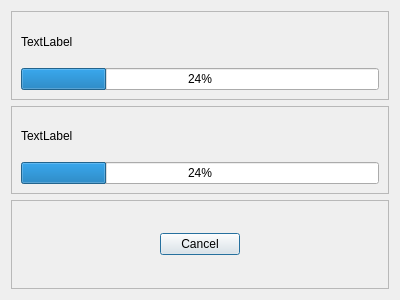
<?xml version="1.0" encoding="UTF-8"?>
<ui version="4.0">
 <class>ExperimentInProgressDialog</class>
 <widget class="QDialog" name="ExperimentInProgressDialog">
  <property name="windowModality">
   <enum>Qt::ApplicationModal</enum>
  </property>
  <property name="geometry">
   <rect>
    <x>0</x>
    <y>0</y>
    <width>400</width>
    <height>300</height>
   </rect>
  </property>
  <property name="windowTitle">
   <string>MLC Manager Properties</string>
  </property>
  <layout class="QVBoxLayout" name="verticalLayout">
   <item>
    <widget class="QFrame" name="frame_3">
     <property name="frameShape">
      <enum>QFrame::StyledPanel</enum>
     </property>
     <property name="frameShadow">
      <enum>QFrame::Raised</enum>
     </property>
     <layout class="QVBoxLayout" name="verticalLayout_3">
      <item>
       <widget class="QLabel" name="gen_label">
        <property name="text">
         <string>TextLabel</string>
        </property>
       </widget>
      </item>
      <item>
       <widget class="QProgressBar" name="gen_progress_bar">
        <property name="value">
         <number>24</number>
        </property>
       </widget>
      </item>
     </layout>
    </widget>
   </item>
   <item>
    <widget class="QFrame" name="frame_2">
     <property name="frameShape">
      <enum>QFrame::StyledPanel</enum>
     </property>
     <property name="frameShadow">
      <enum>QFrame::Raised</enum>
     </property>
     <layout class="QVBoxLayout" name="verticalLayout_2">
      <item>
       <widget class="QLabel" name="indiv_label">
        <property name="text">
         <string>TextLabel</string>
        </property>
       </widget>
      </item>
      <item>
       <widget class="QProgressBar" name="indiv_progress_bar">
        <property name="value">
         <number>24</number>
        </property>
       </widget>
      </item>
     </layout>
     <zorder>frame</zorder>
     <zorder>indiv_progress_bar</zorder>
     <zorder>indiv_label</zorder>
    </widget>
   </item>
   <item>
    <widget class="QFrame" name="frame">
     <property name="frameShape">
      <enum>QFrame::StyledPanel</enum>
     </property>
     <property name="frameShadow">
      <enum>QFrame::Raised</enum>
     </property>
     <layout class="QHBoxLayout" name="horizontalLayout">
      <item>
       <spacer name="horizontalSpacer">
        <property name="orientation">
         <enum>Qt::Horizontal</enum>
        </property>
        <property name="sizeHint" stdset="0">
         <size>
          <width>40</width>
          <height>20</height>
         </size>
        </property>
       </spacer>
      </item>
      <item>
       <widget class="QPushButton" name="cancel_button">
        <property name="text">
         <string>Cancel</string>
        </property>
       </widget>
      </item>
      <item>
       <spacer name="horizontalSpacer_2">
        <property name="orientation">
         <enum>Qt::Horizontal</enum>
        </property>
        <property name="sizeHint" stdset="0">
         <size>
          <width>40</width>
          <height>20</height>
         </size>
        </property>
       </spacer>
      </item>
     </layout>
    </widget>
   </item>
  </layout>
 </widget>
 <resources/>
 <connections>
  <connection>
   <sender>cancel_button</sender>
   <signal>clicked()</signal>
   <receiver>ExperimentInProgressDialog</receiver>
   <slot>on_cancel_button_clicked()</slot>
   <hints>
    <hint type="sourcelabel">
     <x>199</x>
     <y>245</y>
    </hint>
    <hint type="destinationlabel">
     <x>199</x>
     <y>149</y>
    </hint>
   </hints>
  </connection>
 </connections>
 <slots>
  <slot>on_cancel_button_clicked()</slot>
 </slots>
</ui>
